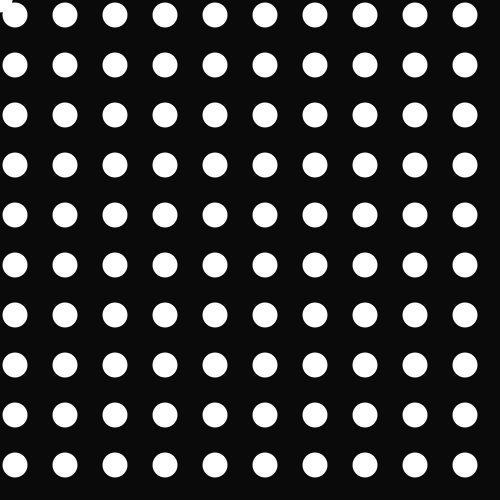
Frame 1 (no input)
Frame 60 (the mouse pressed at the canvas centre just before this capture): identical to frame 1, image omitted
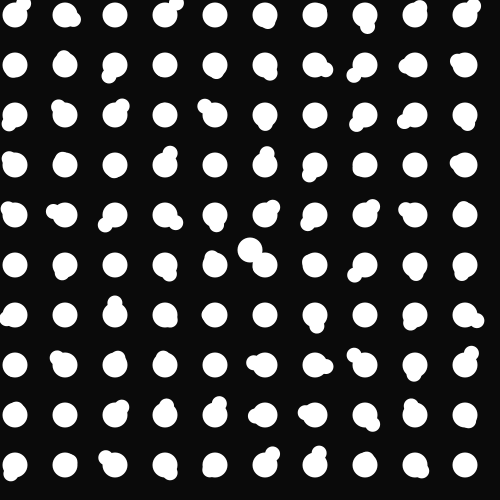
Frame 120 (the mouse held since frame 60 and released just before this capture)

The Processing sketch that drew these frames (run headless with seeded random() and noise(); from frame 60 on, the mouse is pressed at the canvas centre):

// Processing sketch: processing_71200
// ── processing_71200.pde

void setup () {
  size (500,500);
  background (10);
  noStroke();
  smooth();
}

void draw() {
  
     if (mouseX>450){
     background(29,39,145);
   }
 
  
  if (mouseX<450){
  int rX = mouseX/20;
  int shapeType = 1;


    background(10);
  for(int i = 15; i <= 500; i += 50){
   for(int j = 15; j <= 500; j += 50){
     ellipse(i, j, 25, 25);
     
        
        ellipse(i+random(-rX, rX), j+random(-rX, rX), 15, 15);
   }
 
   }
    ellipse (mouseX, mouseY, 25, 25);
 
  }
  }
